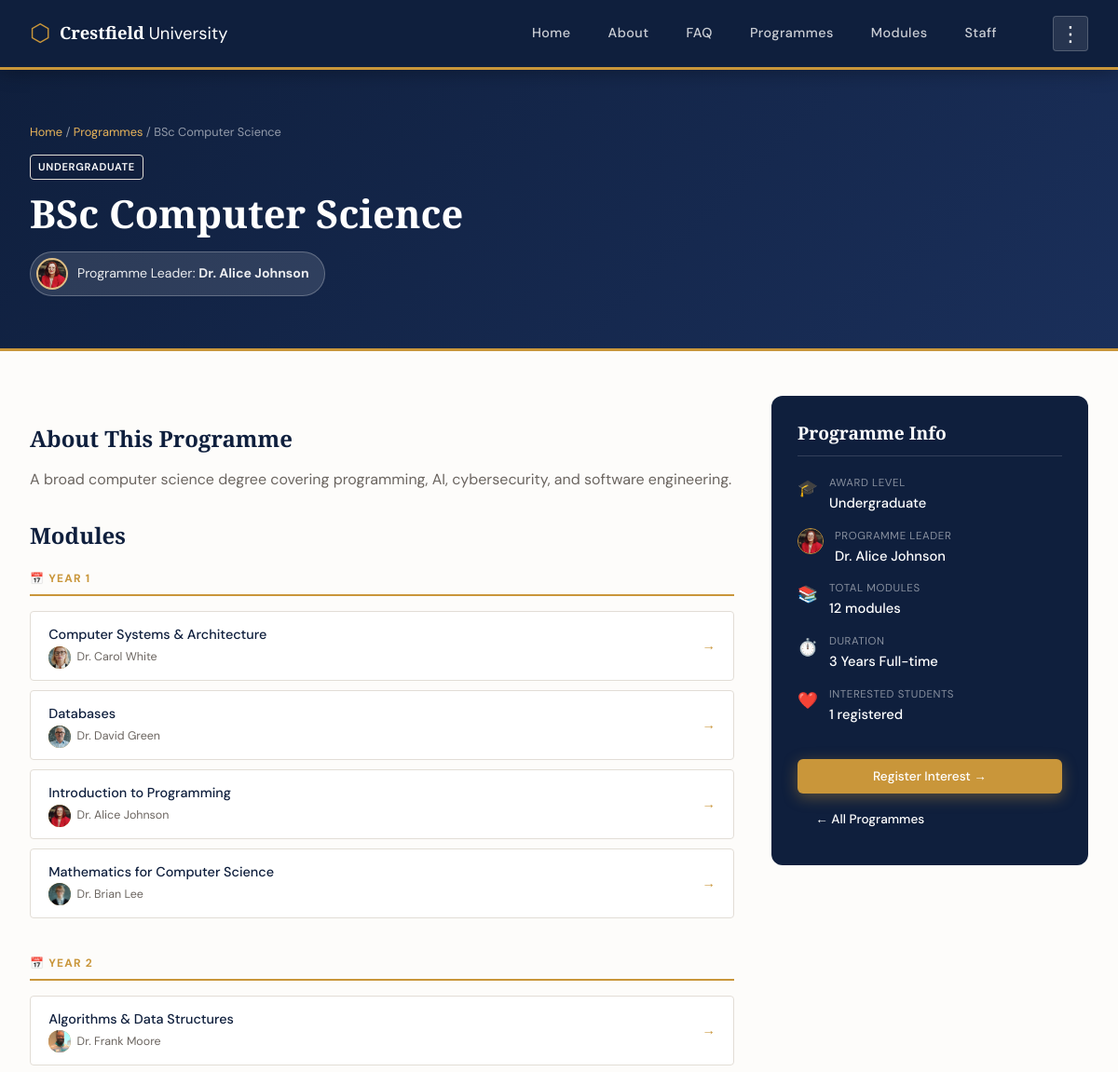
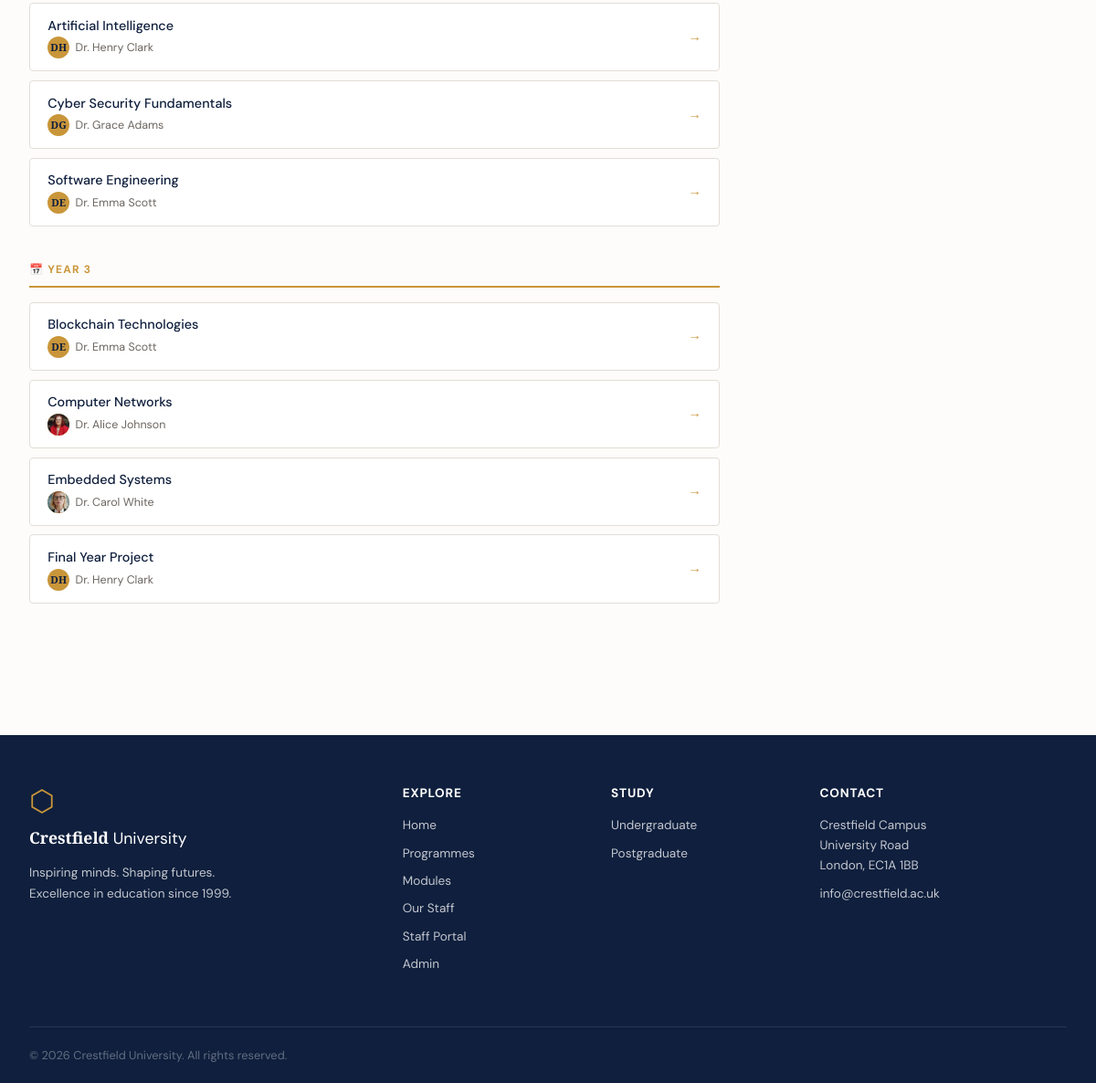
The app's page /programme_detail.php?id=1 with its own data (2 pictures, top to bottom).
### tables this page shows
CREATE TABLE `programmes` (
  `ProgrammeID` int(11) NOT NULL,
  `ProgrammeName` text NOT NULL,
  `LevelID` int(11) DEFAULT NULL,
  `ProgrammeLeaderID` int(11) DEFAULT NULL,
  `Description` text DEFAULT NULL,
  `Image` text DEFAULT NULL
);

CREATE TABLE `levels` (
  `LevelID` int(11) NOT NULL,
  `LevelName` text NOT NULL
);

CREATE TABLE `staff` (
  `StaffID` int(11) NOT NULL,
  `Name` text NOT NULL,
  `Photo` varchar(255) DEFAULT NULL,
  `Bio` text DEFAULT NULL
);

CREATE TABLE `programmemodules` (
  `ProgrammeModuleID` int(11) NOT NULL,
  `ProgrammeID` int(11) DEFAULT NULL,
  `ModuleID` int(11) DEFAULT NULL,
  `Year` int(11) DEFAULT NULL
);

CREATE TABLE `modules` (
  `ModuleID` int(11) NOT NULL,
  `ModuleName` text NOT NULL,
  `ModuleLeaderID` int(11) DEFAULT NULL,
  `Description` text DEFAULT NULL,
  `Image` text DEFAULT NULL
);

### programme_detail.php (the view, shortened to what this page needs)
<?php
require_once 'includes/auth.php';
$id = isset($_GET['id']) ? (int)$_GET['id'] : 0;
$stmt = $conn->prepare("
    SELECT p.*, l.LevelName, s.Name AS LeaderName, s.Photo AS LeaderPhoto, s.Bio AS LeaderBio
    FROM Programmes p
    JOIN Levels l ON p.LevelID = l.LevelID
    LEFT JOIN Staff s ON p.ProgrammeLeaderID = s.StaffID
    WHERE p.ProgrammeID = ?
");
$stmt->bind_param('i', $id);
$stmt->execute();
$prog = $stmt->get_result()->fetch_assoc();
$modules_by_year = [];
$stmt = $conn->prepare("
    SELECT m.ModuleID, m.ModuleName, m.Description, s.Name AS LeaderName, s.Photo AS LeaderPhoto, pm.Year
    FROM ProgrammeModules pm
    JOIN Modules m ON pm.ModuleID = m.ModuleID
    LEFT JOIN Staff s ON m.ModuleLeaderID = s.StaffID
    WHERE pm.ProgrammeID = ?
    ORDER BY pm.Year, m.ModuleName
");
$stmt->bind_param('i', $id);
$stmt->execute();
$modules_result = $stmt->get_result();
while ($mod = $modules_result->fetch_assoc()) {
    $modules_by_year[$mod['Year']][] = $mod;
}
$total_mods = array_sum(array_map('count', $modules_by_year));
$interested = 0;
$stmt = $conn->prepare("SELECT COUNT(*) as c FROM InterestedStudents WHERE ProgrammeID = ?");
$stmt->bind_param('i', $id);
$stmt->execute();
$result = $stmt->get_result();
if ($row = $result->fetch_assoc()) {
    $interested = (int)$row['c'];
}
include 'includes/header.php';
?>
<div class="page-hero">
    <div class="page-hero-inner">
        <div class="breadcrumb">
            <a href="<?= htmlspecialchars(BASE_URL) ?>/index.php">Home</a> /
            <a href="<?= htmlspecialchars(BASE_URL) ?>/programmes.php">Programmes</a> /
            <?= htmlspecialchars($prog['ProgrammeName']) ?>
        </div>
        <span class="card-badge <?= $prog['LevelName'] === 'Postgraduate' ? 'pg' : '' ?>" style="margin-bottom:.75rem;display:inline-block;">
            <?= htmlspecialchars($prog['LevelName']) ?>
        </span>
        <h1><?= htmlspecialchars($prog['ProgrammeName']) ?></h1>
        <?php if (!empty($prog['LeaderName'])): ?>
        <div class="staff-chip">
            <?php
            $lInits = '';
            $nameParts = explode(' ', $prog['LeaderName']);
            foreach ($nameParts as $word) {
                if (!empty($word) && ctype_alpha($word[0])) {
                    $lInits .= $word[0];
                }
            }
            $lInits = strtoupper(substr($lInits, 0, 2));
            ?>
            <div class="staff-chip-avatar">
                <?php if (!empty($prog['LeaderPhoto'])): ?>
                    <img src="<?= htmlspecialchars(BASE_URL) ?>/uploads/staff_photos/<?= htmlspecialchars(rawurlencode($prog['LeaderPhoto'])) ?>"
                         alt="<?= htmlspecialchars($prog['LeaderName']) ?>"
                         onerror="this.parentNode.textContent='<?= htmlspecialchars($lInits) ?>'">
                <?php else: ?>
                    <?= htmlspecialchars($lInits) ?>
                <?php endif; ?>
            </div>
            <span>Programme Leader: <strong><?= htmlspecialchars($prog['LeaderName']) ?></strong></span>
        </div>
        <?php endif; ?>
    </div>
</div>
<div class="detail-layout">
    <div class="detail-main">
        <h2>About This Programme</h2>
        <p><?= nl2br(htmlspecialchars($prog['Description'] ?? 'No description available.')) ?></p>
        <h2>Modules</h2>
        <?php if (empty($modules_by_year)): ?>
            <p style="color:var(--text-muted);">No modules assigned to this programme yet.</p>
        <?php else: ?>
            <?php foreach ($modules_by_year as $year => $mods): ?>
            <div class="module-year">
                <div class="year-label">
                    <?php if ($prog['LevelName'] === 'Postgraduate'): ?>
                        📚 Programme Modules
                    <?php else: ?>
                        📅 Year <?= (int)$year ?>
                    <?php endif; ?>
                </div>
                <div class="module-pill-list">
                    <?php foreach ($mods as $mod):
                        $mInits = '';
                        if (!empty($mod['LeaderName'])) {
                            $mNameParts = explode(' ', $mod['LeaderName']);
                            foreach ($mNameParts as $word) {
                                if (!empty($word) && ctype_alpha($word[0])) {
                                    $mInits .= $word[0];
                                }
                            }
                            $mInits = strtoupper(substr($mInits, 0, 2));
                        }
                    ?>
                    <a href="<?= htmlspecialchars(BASE_URL) ?>/module_detail.php?id=<?= (int)$mod['ModuleID'] ?>" class="module-pill">
                        <div>
                            <div class="module-pill-name"><?= htmlspecialchars($mod['ModuleName']) ?></div>
                            <div class="module-pill-leader" style="display:flex;align-items:center;gap:.4rem;">
                                <div class="mini-avatar" style="width:24px;height:24px;border-radius:50%;background:var(--gold);color:var(--navy);display:flex;align-items:center;justify-content:center;font-size:.7rem;font-weight:bold;overflow:hidden;">
                                    <?php if (!empty($mod['LeaderPhoto'])): ?>
                                        <img src="<?= htmlspecialchars(BASE_URL) ?>/uploads/staff_photos/<?= htmlspecialchars(rawurlencode($mod['LeaderPhoto'])) ?>"
                                             alt="" style="width:100%;height:100%;object-fit:cover;"
                                             onerror="this.parentNode.textContent='<?= htmlspecialchars($mInits) ?>'">
                                    <?php else: ?>
                                        <?= htmlspecialchars($mInits ?: '?') ?>
                                    <?php endif; ?>
                                </div>
                                <?= htmlspecialchars($mod['LeaderName'] ?? 'TBC') ?>
                            </div>
                        </div>
                        <span style="color:var(--gold);font-size:.9rem;">→</span>
                    </a>
                    <?php endforeach; ?>
                </div>
            </div>
            <?php endforeach; ?>
        <?php endif; ?>
    </div>
    <div class="detail-sidebar">
        <div class="sidebar-card">
            <h3>Programme Info</h3>
            <div class="sidebar-info">
                <div class="sidebar-row">
                    <span class="sidebar-icon">🎓</span>
                    <div>
                        <div class="sidebar-row-label">Award Level</div>
                        <div class="sidebar-row-val"><?= htmlspecialchars($prog['LevelName']) ?></div>
                    </div>
                </div>
                <div class="sidebar-row">
                    <span class="sidebar-icon">
                        <?php if (!empty($prog['LeaderPhoto'])): ?>
                        <div style="width:28px;height:28px;border-radius:50%;overflow:hidden;border:1.5px solid var(--gold);">
                            <img src="<?= htmlspecialchars(BASE_URL) ?>/uploads/staff_photos/<?= htmlspecialchars(rawurlencode($prog['LeaderPhoto'])) ?>"
                                 alt="" style="width:100%;height:100%;object-fit:cover;"
                                 onerror="this.style.display='none'">
                        </div>
                        <?php else: ?>
                        👤
                        <?php endif; ?>
                    </span>
                    <div>
                        <div class="sidebar-row-label">Programme Leader</div>
                        <div class="sidebar-row-val"><?= htmlspecialchars($prog['LeaderName'] ?? 'TBC') ?></div>
                    </div>
                </div>
                <div class="sidebar-row">
                    <span class="sidebar-icon">📚</span>
                    <div>
                        <div class="sidebar-row-label">Total Modules</div>
                        <div class="sidebar-row-val"><?= (int)$total_mods ?> modules</div>
                    </div>
                </div>
                <div class="sidebar-row">
                    <span class="sidebar-icon">⏱️</span>
                    <div>
                        <div class="sidebar-row-label">Duration</div>
                        <div class="sidebar-row-val"><?= $prog['LevelName'] === 'Postgraduate' ? '1 Year' : '3 Years' ?> Full-time</div>
                    </div>
                </div>
                <div class="sidebar-row">
                    <span class="sidebar-icon">❤️</span>
                    <div>
                        <div class="sidebar-row-label">Interested Students</div>
                        <div class="sidebar-row-val"><?= (int)$interested ?> registered</div>
                    </div>
                </div>
            </div>
            <form method="POST" action="<?= htmlspecialchars(BASE_URL) ?>/register_interest.php" style="display:inline;width:100%;">
                <button type="submit" class="btn btn-gold" style="width:100%;cursor:pointer;">Register Interest →</button>
            </form>
            <a href="<?= htmlspecialchars(BASE_URL) ?>/programmes.php" class="btn btn-outline" style="width:100%;justify-content:center;margin-top:.5rem;">← All Programmes</a>
        </div>
    </div>
</div>
<?php include 'includes/footer.php'; ?>

### records on screen
programmes: ProgrammeName "BSc Computer Science", LevelID.LevelName "UNDERGRADUATE", ProgrammeLeaderID.Photo (picture), ProgrammeLeaderID.Name "Dr. Alice Johnson", Description "A broad computer science degree covering programming, AI, cybersecurity, and software engineering.", LevelID.LevelName "Undergraduate"
programmemodules: ModuleID.ModuleName "Computer Systems & Architecture", staff.Photo (picture), staff.Name "Dr. Carol White"
programmemodules: ModuleID.ModuleName "Databases", staff.Photo (picture), staff.Name "Dr. David Green"
programmemodules: ModuleID.ModuleName "Introduction to Programming", staff.Photo (picture), staff.Name "Dr. Alice Johnson"
programmemodules: ModuleID.ModuleName "Mathematics for Computer Science", staff.Photo (picture), staff.Name "Dr. Brian Lee"
programmemodules: ModuleID.ModuleName "Algorithms & Data Structures", staff.Photo (picture), staff.Name "Dr. Frank Moore"
programmemodules: ModuleID.ModuleName "Artificial Intelligence", staff.Name "Dr. Henry Clark"
programmemodules: ModuleID.ModuleName "Cyber Security Fundamentals", staff.Name "Dr. Grace Adams"
programmemodules: ModuleID.ModuleName "Software Engineering", staff.Name "Dr. Emma Scott"
programmemodules: ModuleID.ModuleName "Blockchain Technologies", staff.Name "Dr. Emma Scott"
programmemodules: ModuleID.ModuleName "Computer Networks", staff.Photo (picture), staff.Name "Dr. Alice Johnson"
programmemodules: ModuleID.ModuleName "Embedded Systems", staff.Photo (picture), staff.Name "Dr. Carol White"
programmemodules: ModuleID.ModuleName "Final Year Project", staff.Name "Dr. Henry Clark"

### other values on screen
$year "1"
$year "2"
$year "3"
$total_mods "12"
$interested "1"
